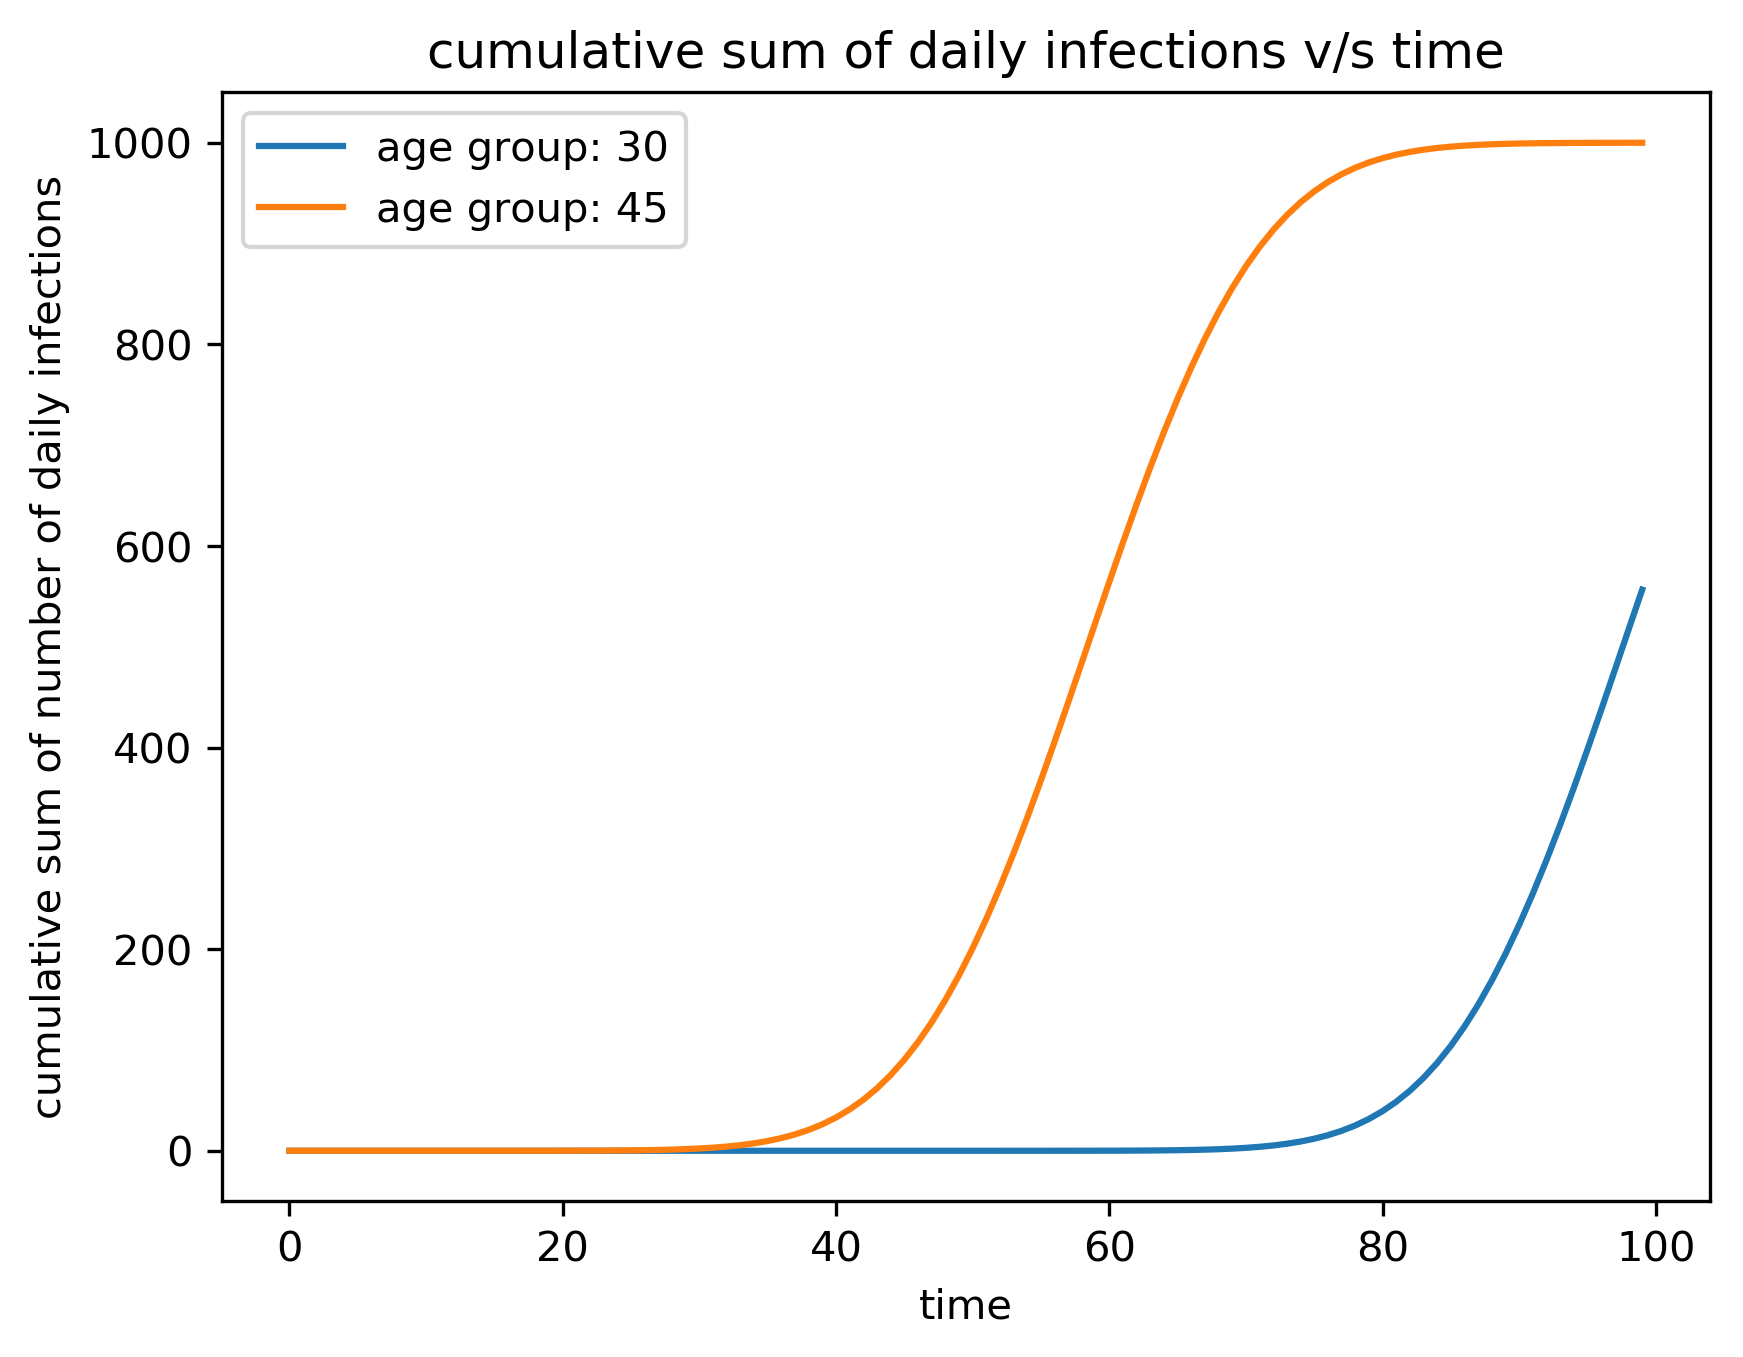

Recreate this plot in Python.
"""
Using pandas:
    - load the CSV file specified by CSV_FILE
    - using the data in the file, create a plot where 
        - the x axis is time (ascending)
        - the y axis is the cumulative sum of daily infections for all people aged over 20
    - save the plot to the file "part_2_4.png"

An example of a "cumulative sum":
    input: [1, 2, 1, 1, 2, 3, 1, 1]
    cumulative sum: [1, 3, 4, 5, 7, 10, 11, 12]

You don't need to get fancy with labelling plot axes or adding titles or anything like that.
If you cannot figure out how to do all of this, then plot something else.
"""


"""
Running Instructions:
Open a terminal and run the following command;

python part_2_4.py

to execute this file
"""

import pandas as pd
import matplotlib.pyplot as plt

CSV_FILE = "data/report_2_3.csv"  # Same CSV file as the last question

# Your code goes here

"""
Code
"""

# accessing data from csv file 
data = pd.read_csv(CSV_FILE) 

# identifying age groups
age_groups = []
for i in data["age"]:
    if i not in age_groups:
        age_groups.append(i)

len_age_group = len(age_groups)

"""
Seperating time array based on age groups along with the calculation of 
cummulative sum arrays for each age group.
"""
time_array_sep = []
daily_infections_array_sep = []
for i in range(len_age_group):
    temp_time_array = []
    temp_infections_array = []
    prevVal = 0
    for j in range(len(data["time"])):
        if age_groups[i] == data["age"][j]:
            temp_time_array.append(data["time"][j])
            if temp_infections_array != None:
                temp_infections_array.append(data["daily_infections"][j]+prevVal)
                prevVal = data["daily_infections"][j]+prevVal
            else:
                temp_infections_array.append(data["daily_infections"][j])
                prevVal = data["daily_infections"][j]
    time_array_sep.append(temp_time_array)
    daily_infections_array_sep.append(temp_infections_array)

# plotting based on age groups
legend_array = []
for i in range(len_age_group):
    if age_groups[i] > 20: # checking for people with age greater than 20
        plt.plot(time_array_sep[i], daily_infections_array_sep[i])
        legend_array.append("age group: "+str(age_groups[i]))

plt.xlabel('time')
plt.ylabel('cumulative sum of number of daily infections')
plt.title('cumulative sum of daily infections v/s time')
plt.legend(legend_array)

# Saving the plot
plt.savefig('part_2_4.png', dpi=300, bbox_inches='tight')